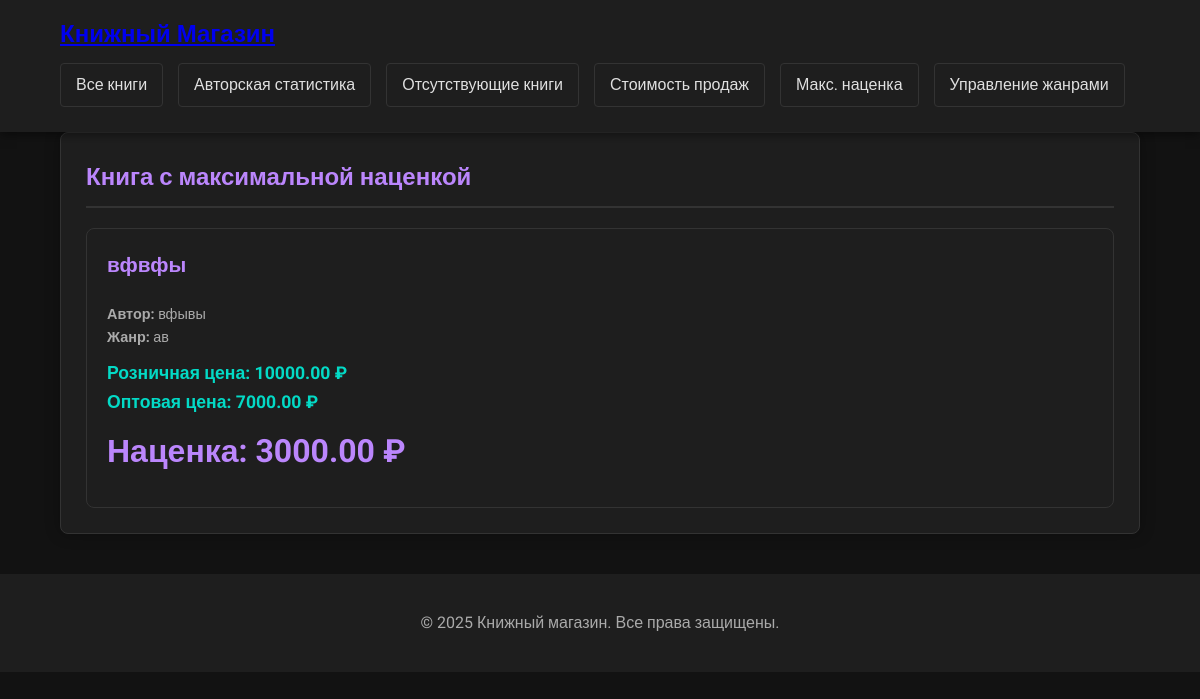
Before: /books/price/difference/ with the older database file.
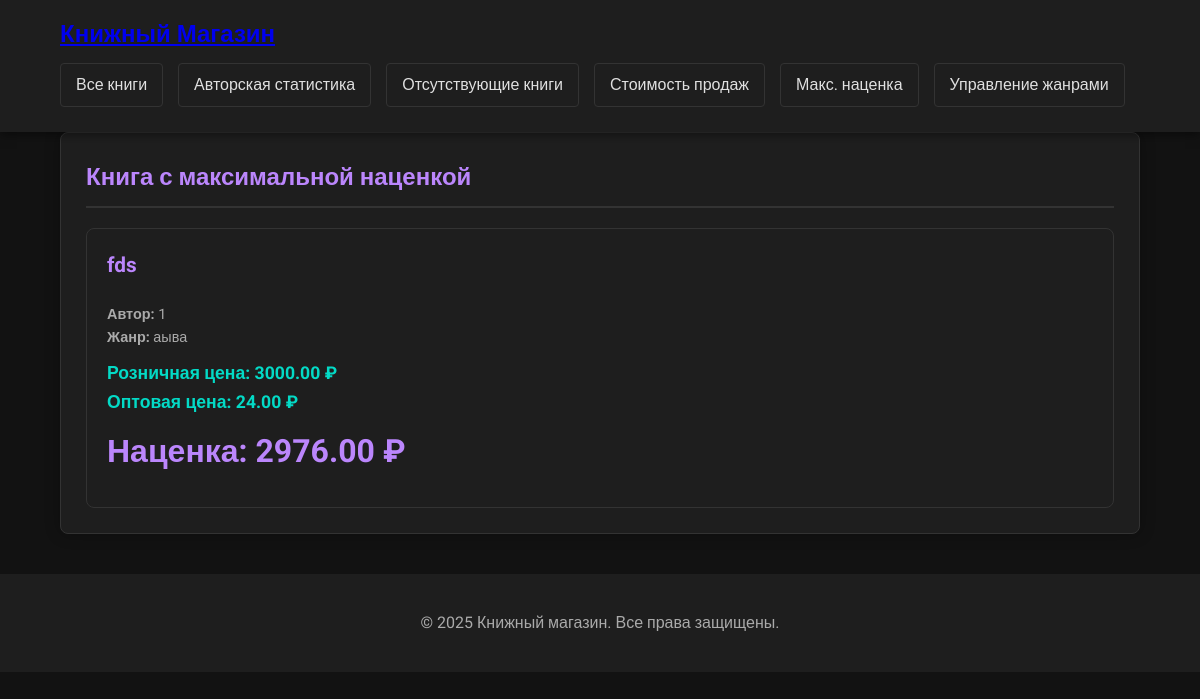
After: the same page with the newer database file.
### books/models.py (models this page shows, shortened)
class Book(models.Model):
    MEDIUM_CHOICES = [
        ('P', 'Бумажная'),
        ('E', 'Электронная'),
        ('A', 'Аудио'),
    ]
    title = models.CharField(max_length=200, verbose_name="Название")
    author = models.CharField(max_length=100, verbose_name="Автор")
    code = models.CharField(max_length=50, unique=True, verbose_name="Шифр произведения")
    genre = models.ForeignKey(Genre, on_delete=models.CASCADE, verbose_name="Жанр")
    year = models.PositiveIntegerField(verbose_name="Год издания")
    pages = models.PositiveIntegerField(verbose_name="Количество страниц", blank=True, null=True)
    medium = models.CharField(max_length=1, choices=MEDIUM_CHOICES, verbose_name="Носитель")
    wholesale_price = models.DecimalField(max_digits=10, decimal_places=2, verbose_name="Оптовая цена")
    retail_price = models.DecimalField(max_digits=10, decimal_places=2, verbose_name="Розничная цена")
    stock = models.PositiveIntegerField(default=0, verbose_name="В наличии")
    sold = models.PositiveIntegerField(default=0, verbose_name="Продано")
    @property
    def price_difference(self):
        return self.retail_price - self.wholesale_price

class Genre(models.Model):
    name = models.CharField(max_length=100, unique=True, verbose_name="Название жанра")

### books/views.py (the view)
# urls.py: path('price/difference/', views.price_difference, name='price_difference'),
def price_difference(request):
    book = Book.objects.annotate(
        diff=ExpressionWrapper(
            F('retail_price') - F('wholesale_price'),
            output_field=DecimalField(max_digits=10, decimal_places=2)
        )
    ).order_by('-diff').first()
    if not book:
        messages.info(request, "В базе данных нет книг")
        return redirect('book_list')
    return render(request, 'books/price_difference.html', {'book': book})

### books/templates/books/price_difference.html
{% extends 'books/base.html' %}
    {% load static %}
{% block content %}
<div class="card">
    <h2>Книга с максимальной наценкой</h2>
    {% if book %}
    <div class="book-card">
        <h3>{{ book.title }}</h3>
        <div class="book-meta">
            <div><strong>Автор:</strong> {{ book.author }}</div>
            <div><strong>Жанр:</strong> {{ book.genre.name }}</div>
        </div>
        <div class="book-price">
            Розничная цена: {{ book.retail_price }} ₽
        </div>
        <div class="book-price">
            Оптовая цена: {{ book.wholesale_price }} ₽
        </div>
        <div class="stats-value">
            Наценка: {{ book.price_difference }} ₽
        </div>
    </div>
    {% else %}
    <p>Данные отсутствуют</p>
    {% endif %}
</div>
{% endblock %}

Changed rows visible on the page:
no longer on this page (row edited): Book: title "вфвфы", author "вфывы", genre.name "ав", retail_price "10000.00", wholesale_price "7000.00", price_difference "3000.00"
now on this page (row edited): Book: title "fds", author "1", genre.name "аыва", retail_price "3000.00", wholesale_price "24.00", price_difference "2976.00"
